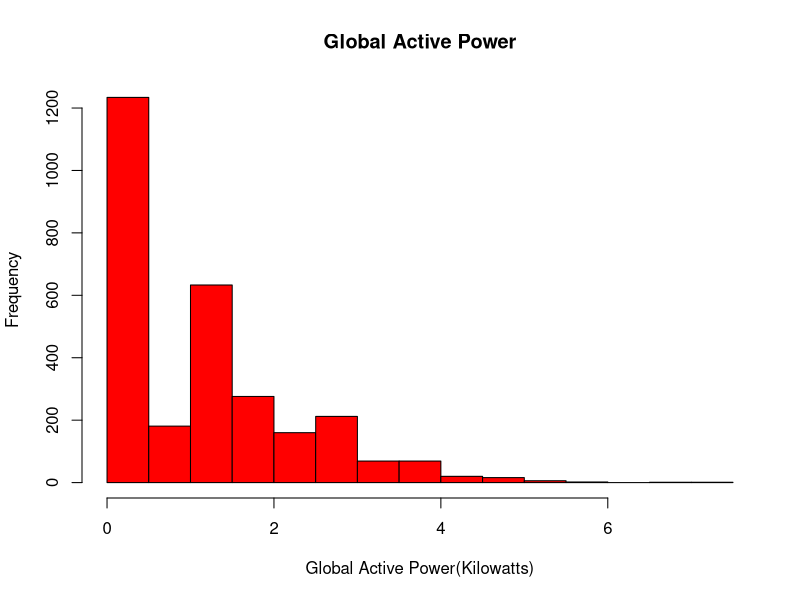

R code for this plot:
library(readr)    # load the file
household_power_consumption2 <- read_csv("household_power_consumption2.csv")

data<- household_power_consumption2 # save it in my "data"

hist(data$Global_active_power,col = "Red", xlab = "Global Active Power(Kilowatts)", 
     main = "Global Active Power",breaks = 15)  # make a histogram
dev.copy(png,file="plot1.png",width = 480, height = 480)
dev.off()